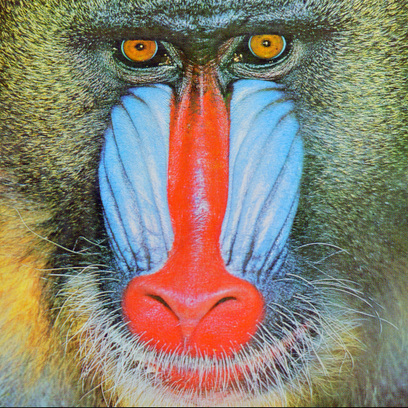
%> input picture dataset/baboon.png, 408 x 408 px, shrunk from 512 x 512 before the run
$ octave histogram-analysis-rgb.m   (GNU Octave 9; MATLAB toolbox functions it lacks are replaced by stand-ins)
%> lines starting %> are read from the running program, lines starting %| are printed output that depends on the picture
% Lazaros Moysis
% Youtube channel
% https://www.youtube.com/@lazarosmoysis5095
% RG: https://www.researchgate.net/profile/Lazaros-Moysis

% Realevant video
% https://www.youtube.com/watch?v=_mNyanDTDvw

% The SIPI database
% https://sipi.usc.edu/database/


% The following papers can be used as references for chaos based encryption
% https://dergipark.org.tr/en/pub/chaos/issue/54264/756229
% https://link.springer.com/chapter/10.1007/978-3-030-92166-8_7
% https://ieeexplore.ieee.org/abstract/document/9396395


% The following code displays the histograms of a plaintext image, its
% shuffled version, and its encrypted one.
% The histogram's variance is also computed
% See the references above on
% information for chaos based encryption.

clear
plaintext=imread('original/done/baboon.png');
%> plaintext is the input picture: size 408x408x3 uint8; mean R, G, B 137.4, 128.9, 113.1

shuffled=imread('shuffled_rgb.png');
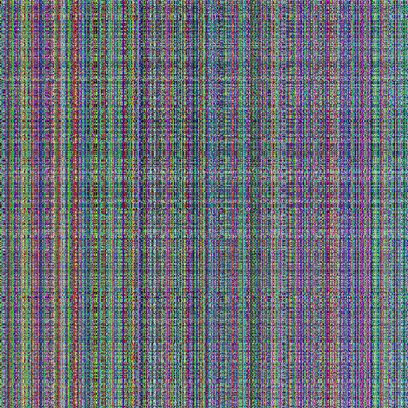
%> input picture archive/histogram-analyis-matlab/shuffled_rgb.png, 408 x 408 px, shrunk from 512 x 512 before the run
%> shuffled is the input picture: size 408x408x3 uint8; mean R, G, B 105.6, 109.4, 117.3

ciphertext=imread('encrypted/woman_darkhair.tif');
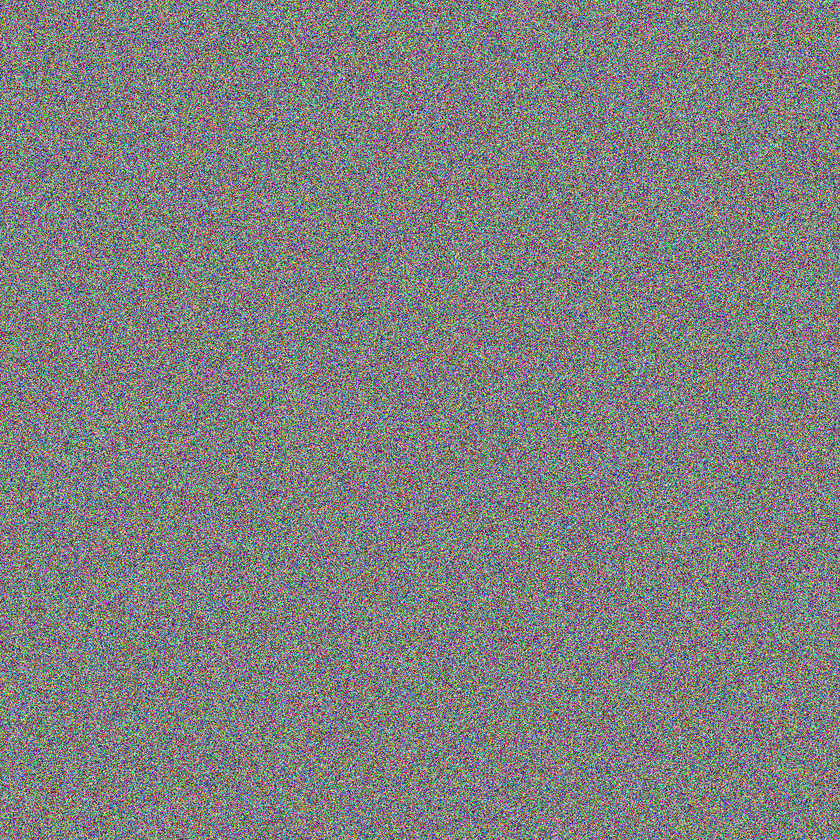
%> input picture data/encrypted/woman_darkhair.tif, 840 x 840 px, shrunk from 1055 x 1055 before the run
%> ciphertext is the input picture: size 840x840x3 uint8; mean R, G, B 127.5, 127.6, 127.5

% Display Images
figure
subplot(1,3,1)
box on
imshow(plaintext)
title('Plaintext Image')
set(gca,'fontsize',10)
set(gca,'fontweight','bold')
subplot(1,3,2)
imshow(shuffled)
title('Shuffled Image')
set(gca,'fontsize',10)
set(gca,'fontweight','bold')
box on
subplot(1,3,3)
imshow(ciphertext)
title('Encrypted Image')
set(gca,'fontsize',10)
set(gca,'fontweight','bold')
box on

% Display their Histograms
% In the encryption process, we first combine all three channels and then perform
% shuffling and substitution. So the histograms of the shuffled channels
% are not the same to the original ones (in contrast to the grayscale case)


[R,G,B] = imsplit(plaintext);
[Rshuf,Gshuf,Bshuf] = imsplit(shuffled);
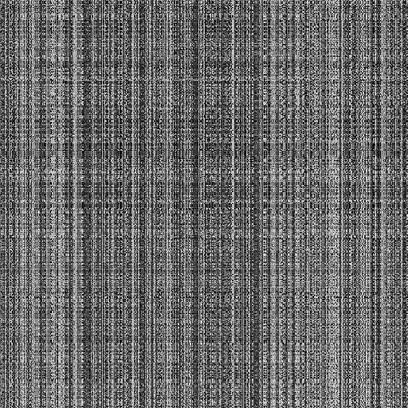
%> Rshuf: size 408x408 uint8; min 0, max 255, mean 105.6
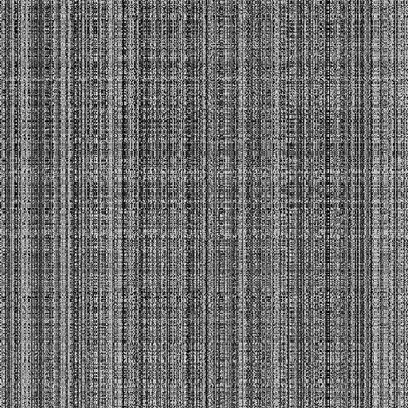
%> Gshuf: size 408x408 uint8; min 0, max 255, mean 109.4
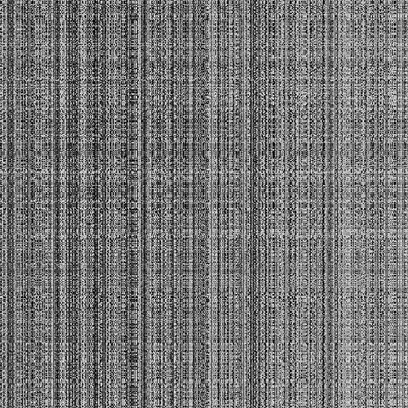
%> Bshuf: size 408x408 uint8; min 0, max 255, mean 117.3
[Renc,Genc,Benc] = imsplit(ciphertext);
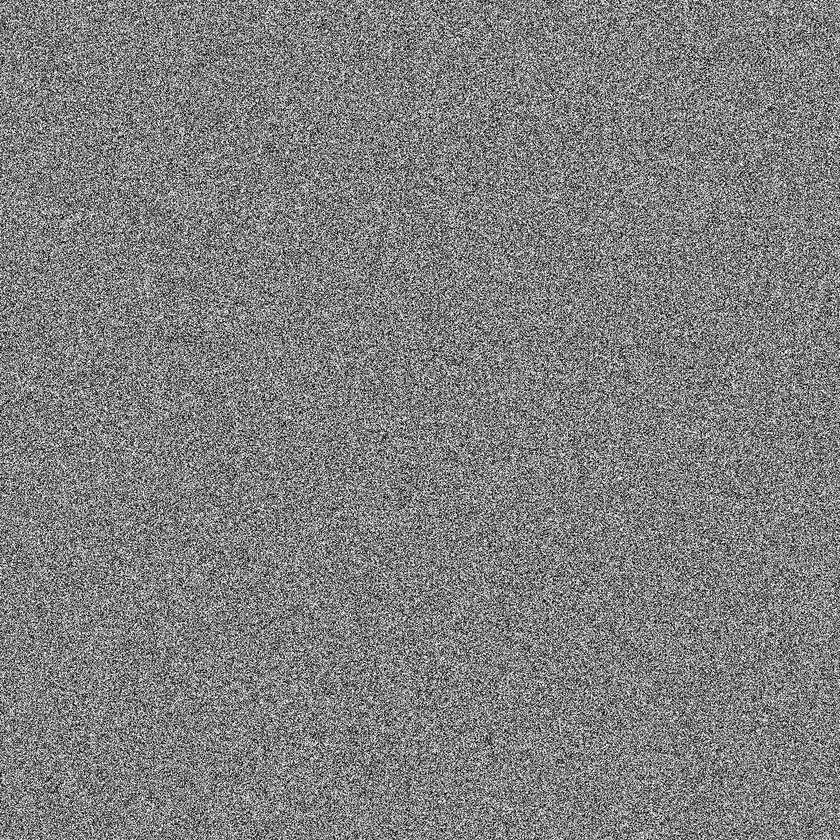
%> Benc: size 840x840 uint8; min 0, max 255, mean 127.5; mean of the top-left, top-right, bottom-left and bottom-right quarters 127.4, 127.5, 127.4, 127.5

figure(2)
subplot(3,3,1)
hold all
histogram(R,256,FaceColor="r",EdgeColor="none")
set(gca,'fontsize',10)
set(gca,'fontweight','bold')
title('Plaintext Image (R)')
box on
subplot(3,3,2)
hold all
histogram(G,256,FaceColor="g",EdgeColor="none")
set(gca,'fontsize',10)
set(gca,'fontweight','bold')
title('Plaintext Image (G)')
box on
subplot(3,3,3)
hold all
histogram(B,256,FaceColor="b",EdgeColor="none")
set(gca,'fontsize',10)
set(gca,'fontweight','bold')
box on
title('Plaintext Image (B)')

subplot(3,3,4)
hold all
histogram(Rshuf,256,FaceColor="r",EdgeColor="none")
set(gca,'fontsize',10)
set(gca,'fontweight','bold')
title('Shuffled Image (R)')
box on
subplot(3,3,5)
hold all
histogram(Gshuf,256,FaceColor="g",EdgeColor="none")
set(gca,'fontsize',10)
set(gca,'fontweight','bold')
title('Shuffled Image (G)')
box on
subplot(3,3,6)
hold all
histogram(Bshuf,256,FaceColor="b",EdgeColor="none")
set(gca,'fontsize',10)
set(gca,'fontweight','bold')
box on
title('Shuffled Image (B)')

subplot(3,3,7)
hold all
histogram(Renc,256,FaceColor="r",EdgeColor="none")
set(gca,'fontsize',10)
set(gca,'fontweight','bold')
title('Encrypted Image (R)')
box on
subplot(3,3,8)
hold all
histogram(Genc,256,FaceColor="g",EdgeColor="none")
set(gca,'fontsize',10)
set(gca,'fontweight','bold')
title('Encrypted Image (G)')
box on
subplot(3,3,9)
hold all
histogram(Benc,256,FaceColor="b",EdgeColor="none")
set(gca,'fontsize',10)
set(gca,'fontweight','bold')
box on
title('Encrypted Image (B)')
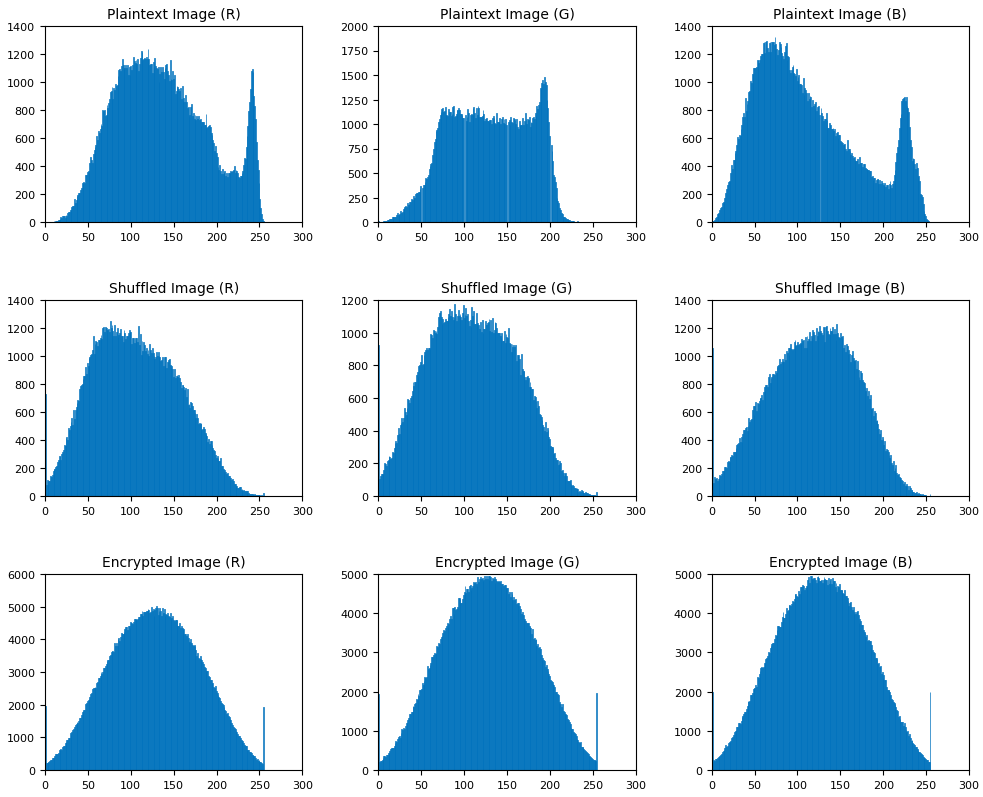
%> figure redrawn from the program's plot data, 9 panels; panel 1: tallest bar 1235 high, from x = 119.5 to 120.5; panel 2: tallest bar 1477 high, from x = 193.2 to 194.1; panel 3: tallest bar 1325 high, from x = 73.42 to 74.41; panel 4: tallest bar 1249 high, from x = 75.7 to 76.7

% compute variance of histograms
counts = imhist(R);
%> counts = 256 values, max 1235 at index 121, min 0 at index 2, mean 650.2
disp('Variance: Plaintext R')
var(counts)
%> ans = 151277

counts = imhist(G);
%> counts = 256 values, max 1477 at index 195, min 0 at index 235, mean 650.2
disp('Variance: Plaintext G')
var(counts)
%> ans = 241052.8

counts = imhist(B);
%> counts = 256 values, max 1325 at index 75, min 0 at index 256, mean 650.2
disp('Variance: Plaintext B')
var(counts)
%> ans = 139530.9

counts = imhist(Rshuf);
%> counts = 256 values, max 1249 at index 77, min 2 at index 255, mean 650.2
disp('Variance: Shuffled R')
var(counts)
%> ans = 174922.2

counts = imhist(Gshuf);
%> counts = 256 values, max 1174 at index 90, min 3 at index 255, mean 650.2
disp('Variance: Shuffled G')
var(counts)
%> ans = 155399.7

counts = imhist(Bshuf);
%> counts = 256 values, max 1232 at index 147, min 1 at index 255, mean 650.2
disp('Variance: Shuffled B')
var(counts)
%> ans = 170085.1

counts = imhist(Renc);
%> counts = 256 values, max 5020 at index 131, min 190 at index 255, mean 2756.2
disp('Variance: Encrypted R')
var(counts)
%> ans = 2571385.1

counts = imhist(Genc);
%> counts = 256 values, max 4956 at index 125, min 194 at index 2, mean 2756.2
disp('Variance: Encrypted G')
var(counts)
%> ans = 2568391.2

counts = imhist(Benc);
%> counts = 256 values, max 4953 at index 117, min 192 at index 255, mean 2756.2
disp('Variance: Encrypted B')
var(counts)
%> ans = 2571164.1
